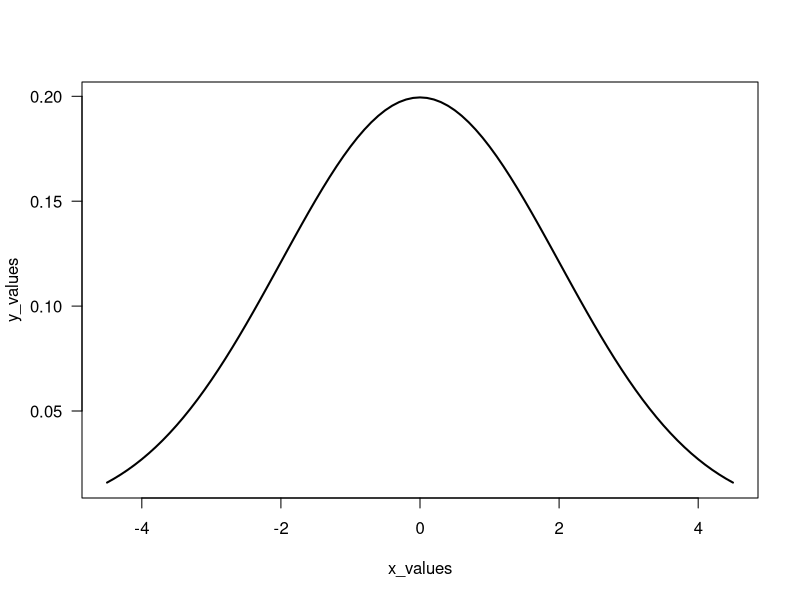
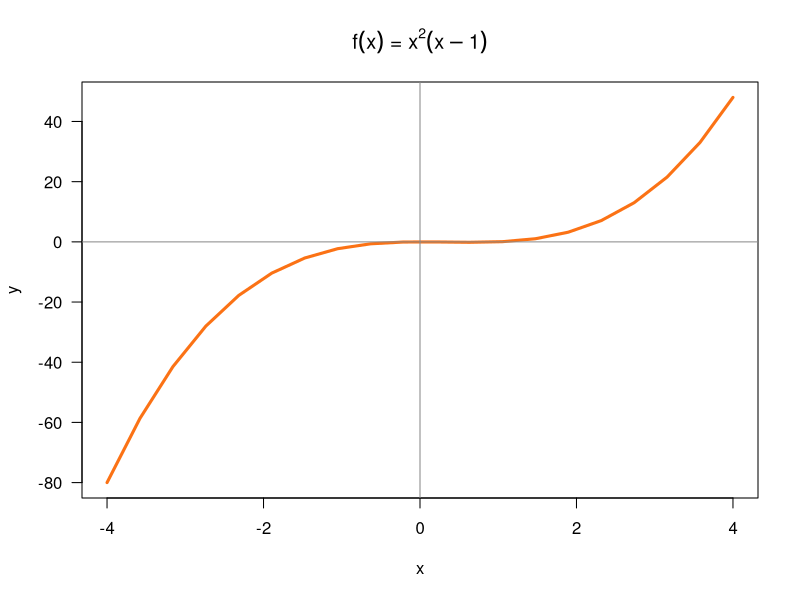
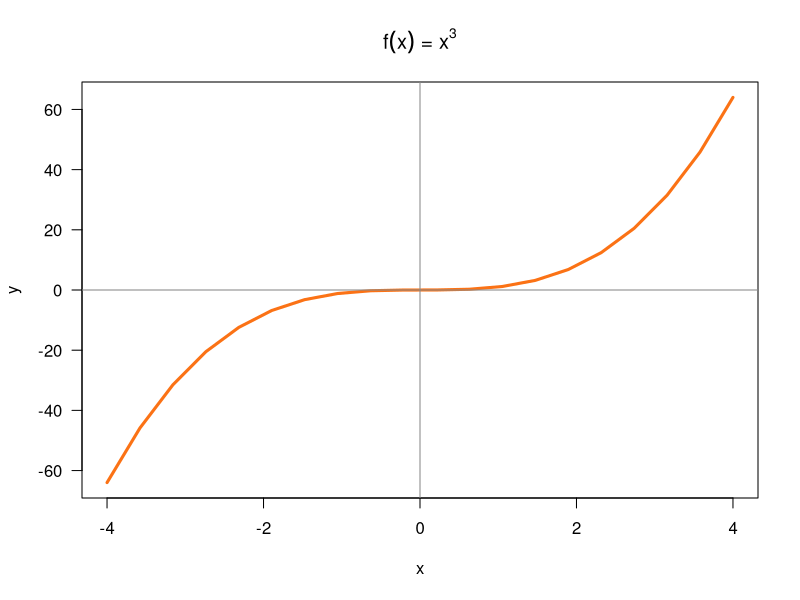
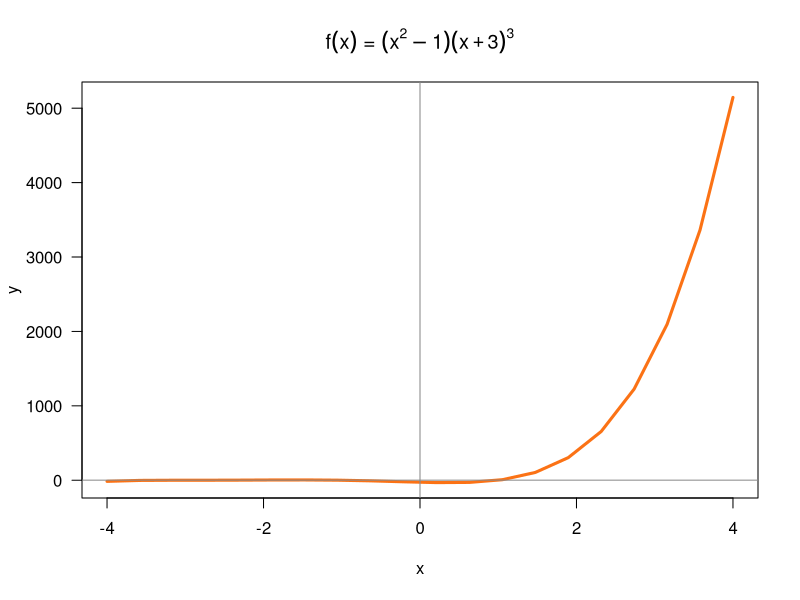
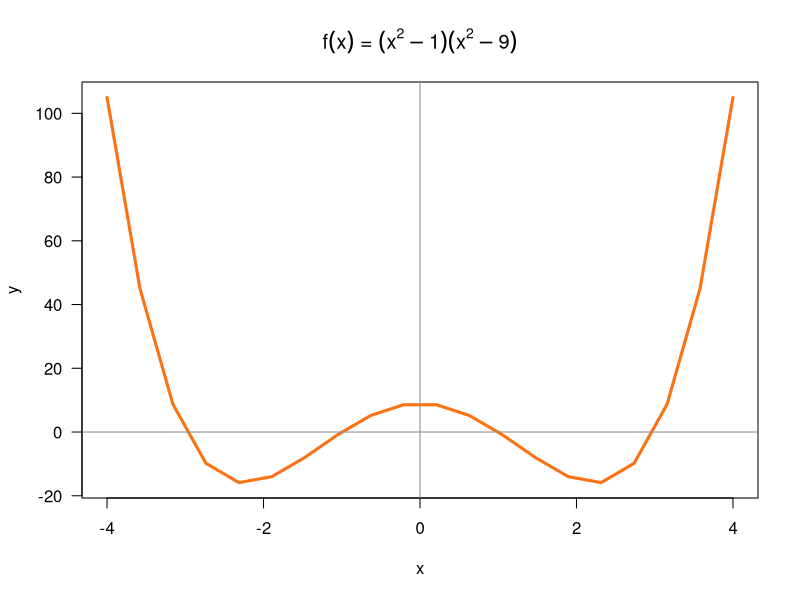

Recreate these plots in R, in order.
## ---- chunk 1
knitr::opts_chunk$set(echo = TRUE)
## ---- chunk 2
f <- function(x) {
  x * x
}
g <- function(x) {
  2 * x + 5
}

f(2)
f(-5)

g(0)
g(-5/2)
## ---- chunk 3
fog <- function(x) {
  f(g(x))
}
gof <- function(x) {
  g(f(x))
}

fog(2)
fog(-5)

gof(0)
gof(-5/2)
## ---- chunk 4
pythagoras <- function(a,b) {
  sqrt(a * a + b * b)
}
pythagoras(3, 4)
## ---- chunk 5
pythagoras <- function(a) {
  sqrt(2 * (a * a))
}
pythagoras(5)
## ---- chunk 6
miles2kms <- function(m) {
  m * 1.6
}
df <- data.frame(miles=seq(1, 100))
df$kms <- miles2kms(df$miles)
df
## ---- chunk 7
gallons2liters <- function(g) {
  g * 3.78541
}
liters2gallons <- function(l) {
  l / 3.78541
}
df2 <- data.frame(liters=c(seq(1,9), seq(10, 100, 10)))
df2$gallons <- liters2gallons(df2$liters)
df2
## ---- chunk 8
seconds2years <- function(x){
  x / (60 * 60 * 8760)
}
seconds2years(1000000000)
## ---- chunk 9
gaussian <- function(x, m, s) {
  (1/(s*(sqrt(2 * pi))))*exp(-0.5*((x-m)/s)^2)
}
gaussian(1, 0, 2)
dnorm(x = 1, mean = 0, sd = 2)
## ---- chunk 10
x_values <- seq(-4.5, 4.5, by = 0.1)
y_values <- gaussian(x_values, 0, 2)
plot(x_values, y_values, las = 1, type = "l", lwd = 2)
## ---- chunk 11
poly1 <- function(x) {
  (x^2) * (x - 1)
}
# set of points
x <- seq(-4, 4, length.out = 20)
y <- poly1(x)

# graph polynomial
plot(x, y, type = 'l', lwd = 3, col = "#FB7215", las = 1) + 
abline(h = 0, v = 0, col = '#888888aa', lwd = 1.5) +
title(main = expression(paste(f(x), ' = ', x^2, (x - 1))))
## ---- chunk 12
poly2 <- function(x) {
  (x^3)
}
# set of points
x <- seq(-4, 4, length.out = 20)
y <- poly2(x)

# graph polynomial
plot(x, y, type = 'l', lwd = 3, col = "#FB7215", las = 1) + 
abline(h = 0, v = 0, col = '#888888aa', lwd = 1.5) +
title(main = expression(paste(f(x), ' = ', x^3)))
## ---- chunk 13
poly3 <- function(x) {
  (x^2 - 1) * (x + 3)^3
}
# set of points
x <- seq(-4, 4, length.out = 20)
y <- poly3(x)

# graph polynomial
plot(x, y, type = 'l', lwd = 3, col = "#FB7215", las = 1) + 
abline(h = 0, v = 0, col = '#888888aa', lwd = 1.5) +
title(main = expression(paste(f(x), ' = ', (x^2 - 1), (x + 3)^3)))
## ---- chunk 14
poly4 <- function(x) {
  (x^2 - 1) * (x^2 - 9)
}
# set of points
x <- seq(-4, 4, length.out = 20)
y <- poly4(x)

# graph polynomial
plot(x, y, type = 'l', lwd = 3, col = "#FB7215", las = 1) + 
abline(h = 0, v = 0, col = '#888888aa', lwd = 1.5) +
title(main = expression(paste(f(x), ' = ', (x^2 - 1), (x^2 - 9))))
## ---- chunk 15
descriptive <- function(v) {
  sum <- summary(v)
  v <- c(sum[0], sum[1], sum[2], sum[3], sum[4], sum[5], range(v), IQR(v), sd(v))
  names(v) <- c("min", "q1", "median", "mean", "q3", "max", "range", "iqr", "sd")
  v
}
descriptive(c(1,2))
## ---- chunk 16
combinations <- function(n, k) {
  factorial(n)/(factorial(k) * factorial(n-k))
}
combinations(n = 5, k = 2)
binom_prob <- function(n, k, prob) {
  combinations(n, k) * prob^k * (1-prob)^(n-k)
}
binom_prob(n = 5, k = 2, prob = 0.5)
## ---- chunk 17
is_even <- function(x) {
  x %% 2 == 0
}
# even number
is_even(10)

# odd number
is_even(33)

# not a number
#is_even('a')
## ---- chunk 18
is_odd <- function(x) {
  x %% 2 == 1
}

# odd number
is_odd(1)

# even number
is_odd(4)

# not a number
#is_odd('a')
## ---- chunk 19
grade <- function(score) {
  if (score > 100 | score < 0) {
    stop( "score must be a number between 0 and 100")
  }
  if (score >= 90) {
    print("A")
  } else if (score >= 80) {
    print("B")
  } else if (score >= 70) {
    print("C")
  } else if (score >= 60) {
    print("D")
  } else {
    print("F")
  }
}

# grade "A"
grade(score = 90)

# grade "B"
grade(score = 89.9999)

# grade "C"
grade(score = 70.0000001)

# grade "F"
grade(score = 50)
